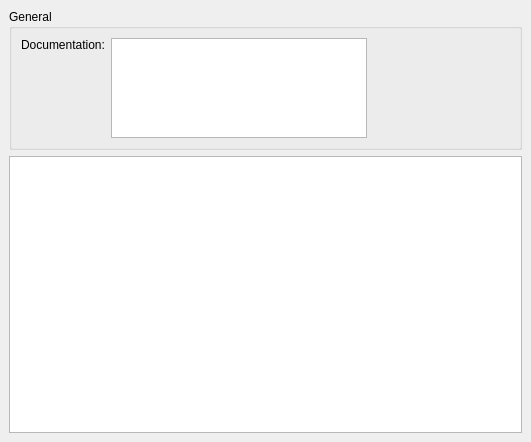
<?xml version="1.0" encoding="UTF-8"?>
<ui version="4.0">
 <class>ProgramEdit</class>
 <widget class="QWidget" name="ProgramEdit">
  <property name="geometry">
   <rect>
    <x>0</x>
    <y>0</y>
    <width>531</width>
    <height>442</height>
   </rect>
  </property>
  <property name="windowTitle">
   <string>Form</string>
  </property>
  <layout class="QVBoxLayout" name="verticalLayout">
   <property name="leftMargin">
    <number>9</number>
   </property>
   <property name="topMargin">
    <number>9</number>
   </property>
   <property name="rightMargin">
    <number>9</number>
   </property>
   <property name="bottomMargin">
    <number>9</number>
   </property>
   <item>
    <widget class="QGroupBox" name="generalGroupBox">
     <property name="sizePolicy">
      <sizepolicy hsizetype="Preferred" vsizetype="Minimum">
       <horstretch>0</horstretch>
       <verstretch>0</verstretch>
      </sizepolicy>
     </property>
     <property name="title">
      <string>General</string>
     </property>
     <layout class="QFormLayout" name="formLayout_2">
      <property name="fieldGrowthPolicy">
       <enum>QFormLayout::FieldsStayAtSizeHint</enum>
      </property>
      <item row="0" column="0">
       <widget class="QLabel" name="documentationLabel">
        <property name="sizePolicy">
         <sizepolicy hsizetype="Preferred" vsizetype="Fixed">
          <horstretch>0</horstretch>
          <verstretch>0</verstretch>
         </sizepolicy>
        </property>
        <property name="text">
         <string>Documentation:</string>
        </property>
       </widget>
      </item>
      <item row="0" column="1">
       <widget class="QPlainTextEdit" name="documentationEdit">
        <property name="sizePolicy">
         <sizepolicy hsizetype="Expanding" vsizetype="Fixed">
          <horstretch>0</horstretch>
          <verstretch>0</verstretch>
         </sizepolicy>
        </property>
        <property name="maximumSize">
         <size>
          <width>16777215</width>
          <height>100</height>
         </size>
        </property>
       </widget>
      </item>
     </layout>
    </widget>
   </item>
   <item>
    <widget class="Developer::ProgramEditor" name="editor"/>
   </item>
  </layout>
 </widget>
 <customwidgets>
  <customwidget>
   <class>Developer::ProgramEditor</class>
   <extends>QPlainTextEdit</extends>
   <header>programeditor.hpp</header>
  </customwidget>
 </customwidgets>
 <resources/>
 <connections>
  <connection>
   <sender>editor</sender>
   <signal>textChanged()</signal>
   <receiver>ProgramEdit</receiver>
   <slot>textEdited()</slot>
   <hints>
    <hint type="sourcelabel">
     <x>381</x>
     <y>348</y>
    </hint>
    <hint type="destinationlabel">
     <x>496</x>
     <y>654</y>
    </hint>
   </hints>
  </connection>
  <connection>
   <sender>documentationEdit</sender>
   <signal>textChanged()</signal>
   <receiver>ProgramEdit</receiver>
   <slot>textEdited()</slot>
   <hints>
    <hint type="sourcelabel">
     <x>376</x>
     <y>93</y>
    </hint>
    <hint type="destinationlabel">
     <x>629</x>
     <y>209</y>
    </hint>
   </hints>
  </connection>
 </connections>
 <slots>
  <slot>textEdited()</slot>
 </slots>
</ui>
